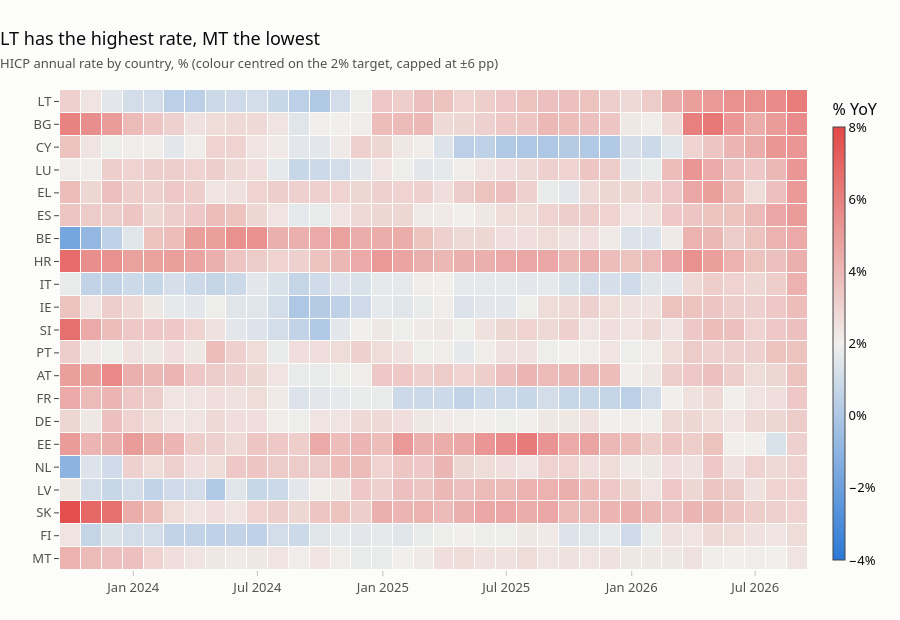
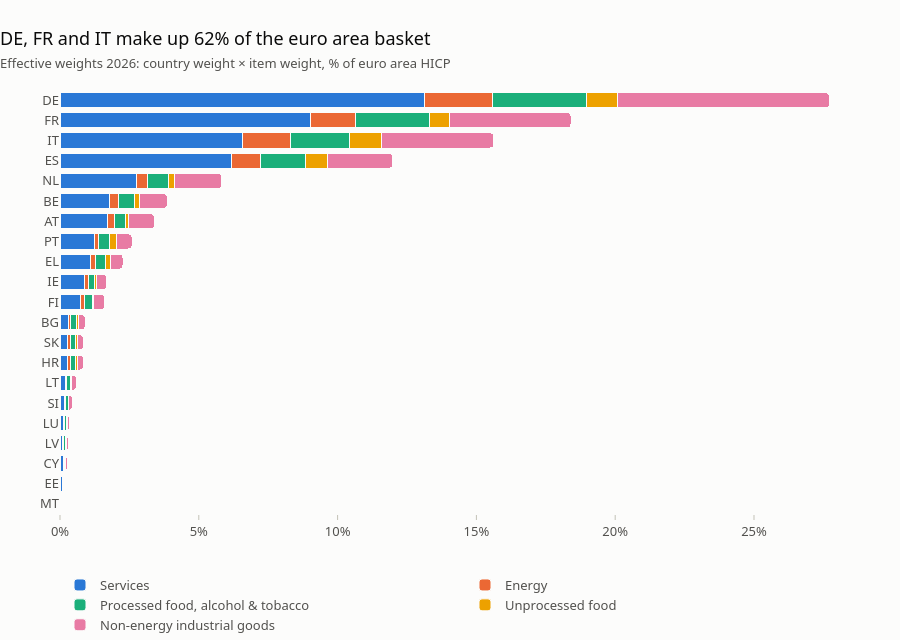

Source (notebook cell) for these figures, in order:
### Code cell
plots.country_heatmap(data).show()
omega = effective_weights(data.item_weights, data.country_weights, data.countries, data.components)
plots.weights_chart(omega.iloc[-1], data.labels, int(omega.index[-1])).show()

### Figure 1 — Plotly figure (JSON) as saved in the notebook; plotly's stock layout.template omitted (floating-point values rounded to 4 significant figures; data arrays with more than 128 entries replaced by an {"elided": "..."} marker saying what was removed)
{"data": [{"colorbar": {"thickness": 12, "ticksuffix": "%", "title": {"text": "% YoY"}}, "colorscale": [[0, "#2a78d6"], [0.5, "#f0efec"], [1, "#e34948"]], "hovertemplate": "%{y} · %{x|%b %Y}: %{z:.1f}%<extra></extra>", "type": "heatmap", "x": ["2023-10-01T00:00:00.000000", "2023-11-01T00:00:00.000000", "2023-12-01T00:00:00.000000", "2024-01-01T00:00:00.000000", "2024-02-01T00:00:00.000000", "2024-03-01T00:00:00.000000", "2024-04-01T00:00:00.000000", "2024-05-01T00:00:00.000000", "2024-06-01T00:00:00.000000", "2024-07-01T00:00:00.000000", "2024-08-01T00:00:00.000000", "2024-09-01T00:00:00.000000", "2024-10-01T00:00:00.000000", "2024-11-01T00:00:00.000000", "2024-12-01T00:00:00.000000", "2025-01-01T00:00:00.000000", "2025-02-01T00:00:00.000000", "2025-03-01T00:00:00.000000", "2025-04-01T00:00:00.000000", "2025-05-01T00:00:00.000000", "2025-06-01T00:00:00.000000", "2025-07-01T00:00:00.000000", "2025-08-01T00:00:00.000000", "2025-09-01T00:00:00.000000", "2025-10-01T00:00:00.000000", "2025-11-01T00:00:00.000000", "2025-12-01T00:00:00.000000", "2026-01-01T00:00:00.000000", "2026-02-01T00:00:00.000000", "2026-03-01T00:00:00.000000", "2026-04-01T00:00:00.000000", "2026-05-01T00:00:00.000000", "2026-06-01T00:00:00.000000", "2026-07-01T00:00:00.000000", "2026-08-01T00:00:00.000000", "2026-09-01T00:00:00.000000"], "xgap": 1, "y": ["LT", "BG", "CY", "LU", "EL", "ES", "BE", "HR", "IT", "IE", "SI", "PT", "AT", "FR", "DE", "EE", "NL", "LV", "SK", "FI", "MT"], "ygap": 1, "z": {"elided": "21x36 float values"}, "zmax": 8.0, "zmid": 2.0, "zmin": -4.0}], "layout": {"height": 620, "margin": {"b": 50}, "title": {"text": "LT has the highest rate, MT the lowest<br><span style='font-size:13px;color:#52514e'>HICP annual rate by country, % (colour centred on the 2% target, capped at ±6 pp)</span>"}, "yaxis": {"autorange": "reversed", "showgrid": false}}}

### Figure 2 — Plotly figure (JSON) as saved in the notebook; plotly's stock layout.template omitted (floating-point values rounded to 4 significant figures)
{"data": [{"hovertemplate": "%{y}: %{x:.2f}% of the euro area basket<extra>Services</extra>", "marker": {"color": "#2a78d6", "line": {"color": "#fcfcfb", "width": 1}}, "name": "Services", "orientation": "h", "type": "bar", "x": [0.07, 0.09, 0.13, 0.1, 0.13, 0.16, 0.18, 0.28, 0.28, 0.29, 0.74, 0.87, 1.11, 1.24, 1.7, 1.79, 2.74, 6.16, 6.59, 9.04, 13.13], "y": ["MT", "EE", "CY", "LV", "LU", "SI", "LT", "HR", "SK", "BG", "FI", "IE", "EL", "PT", "AT", "BE", "NL", "ES", "IT", "FR", "DE"]}, {"hovertemplate": "%{y}: %{x:.2f}% of the euro area basket<extra>Energy</extra>", "marker": {"color": "#eb6834", "line": {"color": "#fcfcfb", "width": 1}}, "name": "Energy", "orientation": "h", "type": "bar", "x": [0.01, 0.03, 0.02, 0.04, 0.04, 0.05, 0.07, 0.1, 0.1, 0.1, 0.15, 0.16, 0.18, 0.16, 0.26, 0.31, 0.42, 1.06, 1.71, 1.6, 2.46], "y": ["MT", "EE", "CY", "LV", "LU", "SI", "LT", "HR", "SK", "BG", "FI", "IE", "EL", "PT", "AT", "BE", "NL", "ES", "IT", "FR", "DE"]}, {"hovertemplate": "%{y}: %{x:.2f}% of the euro area basket<extra>Processed food, alcohol & tobacco</extra>", "marker": {"color": "#1baf7a", "line": {"color": "#fcfcfb", "width": 1}}, "name": "Processed food, alcohol & tobacco", "orientation": "h", "type": "bar", "x": [0.02, 0.05, 0.04, 0.07, 0.08, 0.08, 0.13, 0.18, 0.19, 0.2, 0.27, 0.22, 0.34, 0.4, 0.39, 0.58, 0.75, 1.64, 2.14, 2.66, 3.37], "y": ["MT", "EE", "CY", "LV", "LU", "SI", "LT", "HR", "SK", "BG", "FI", "IE", "EL", "PT", "AT", "BE", "NL", "ES", "IT", "FR", "DE"]}, {"hovertemplate": "%{y}: %{x:.2f}% of the euro area basket<extra>Unprocessed food</extra>", "marker": {"color": "#eda100", "line": {"color": "#fcfcfb", "width": 1}}, "name": "Unprocessed food", "orientation": "h", "type": "bar", "x": [0.01, 0.01, 0.02, 0.02, 0.02, 0.03, 0.03, 0.06, 0.05, 0.06, 0.06, 0.06, 0.19, 0.22, 0.12, 0.18, 0.23, 0.78, 1.13, 0.73, 1.12], "y": ["MT", "EE", "CY", "LV", "LU", "SI", "LT", "HR", "SK", "BG", "FI", "IE", "EL", "PT", "AT", "BE", "NL", "ES", "IT", "FR", "DE"]}, {"hovertemplate": "%{y}: %{x:.2f}% of the euro area basket<extra>Non-energy industrial goods</extra>", "marker": {"color": "#e87ba4", "line": {"color": "#fcfcfb", "width": 1}}, "name": "Non-energy industrial goods", "orientation": "h", "type": "bar", "x": [0.04, 0.06, 0.06, 0.08, 0.09, 0.13, 0.18, 0.22, 0.23, 0.26, 0.4, 0.38, 0.45, 0.58, 0.93, 1.0, 1.69, 2.35, 4.06, 4.38, 7.64], "y": ["MT", "EE", "CY", "LV", "LU", "SI", "LT", "HR", "SK", "BG", "FI", "IE", "EL", "PT", "AT", "BE", "NL", "ES", "IT", "FR", "DE"]}], "layout": {"barmode": "stack", "height": 640, "legend": {"traceorder": "normal"}, "margin": {"b": 126}, "title": {"text": "DE, FR and IT make up 62% of the euro area basket<br><span style='font-size:13px;color:#52514e'>Effective weights 2026: country weight × item weight, % of euro area HICP</span>"}, "xaxis": {"ticksuffix": "%"}}}
